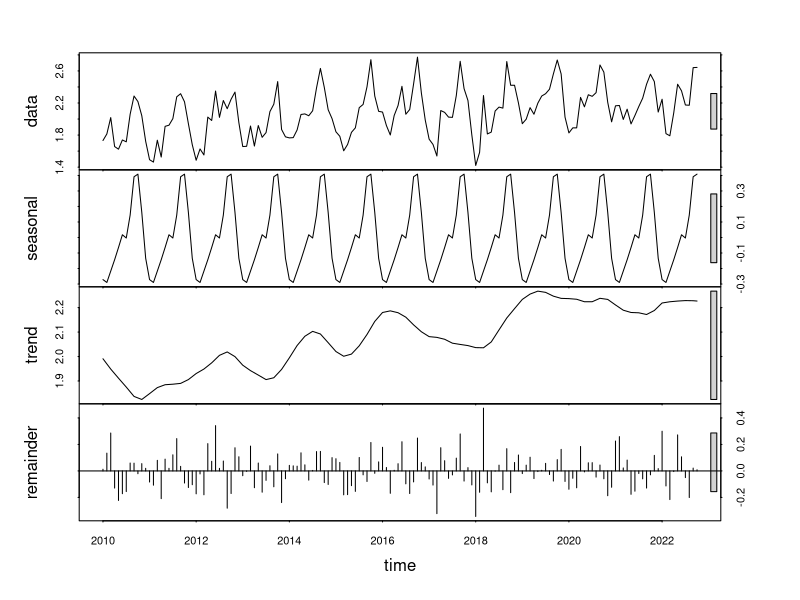
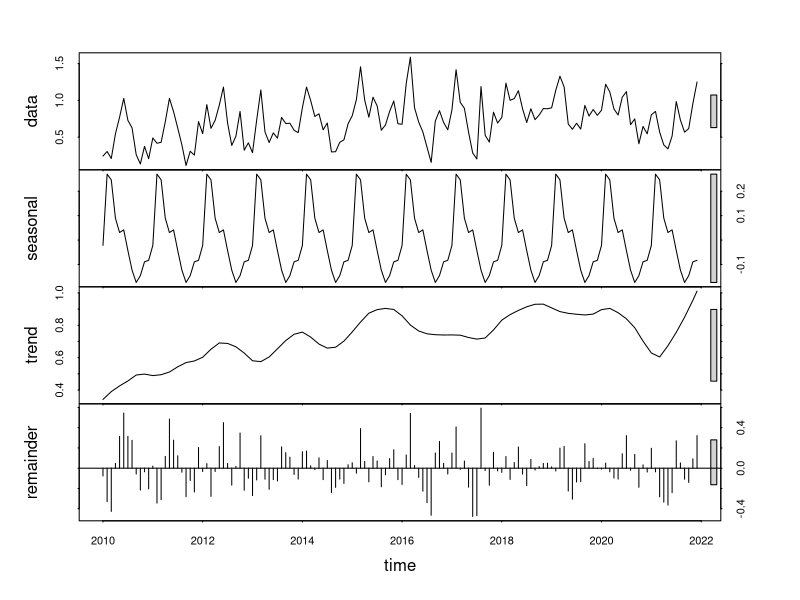
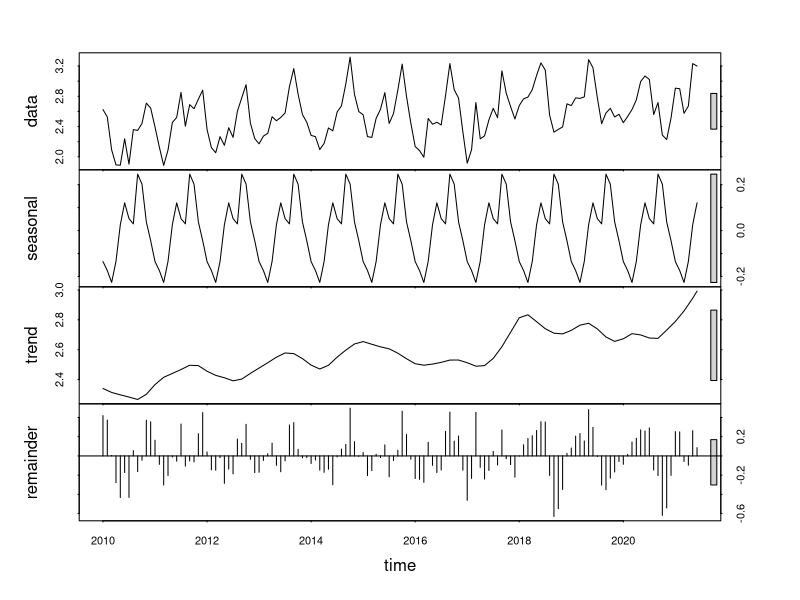

These charts were generated, in order, by the following R code:
## ---- chunk 1
#timeseries 

library(tidyverse)
library(dplyr)
library(plyr)
library(lubridate)
library(stringr)
library(readr)


## ---- chunk 2
#Import data
getwd()
setwd("/Users/ariellam/Desktop/EDA-Fall2022/EastmanLamPark_ENV872_EDA_FinalProject/EastmanLamPark_ENV872_EDA_FinalProject")
combined_sea_level_data <- read.csv("./Code/combine_sealevel.csv")
#Add month-year column from date
combined_sea_level_data$Date<- as.Date(combined_sea_level_data$Date)
## ---- chunk 3
#Beaufort Time Series
Beaufort <- combined_sea_level_data %>% filter(Station == "Beaufort")

Beaufort.monthly.ts <- ts(Beaufort$MSL..ft.,
    start = c(2010, 1), frequency = 12)


Beaufort_Monthly_Sea_Level <- stl(Beaufort.monthly.ts,
    s.window = "periodic")

plot(Beaufort_Monthly_Sea_Level)

## ---- chunk 4
#Hatteras Time Series
Hatteras <- combined_sea_level_data %>% filter(Station == "Hatteras")

Hatteras.monthly.ts <- ts(Hatteras$MSL..ft.,
    start = c(2010, 1), frequency = 12)

Hatteras_Monthly_Sea_Level <- stl(Hatteras.monthly.ts,
    s.window = "periodic")

plot(Hatteras_Monthly_Sea_Level)
## ---- chunk 5
#Wrightsville Time Series
Wrightsville <- combined_sea_level_data %>% filter(Station == "Wrightsville")

Wrightsville.monthly.ts <- ts(Wrightsville$MSL..ft.,
    start = c(2010, 1), frequency = 12)

Wrightsville_Monthly_Sea_Level <- stl(Wrightsville.monthly.ts,
    s.window = "periodic")

plot(Wrightsville_Monthly_Sea_Level)
